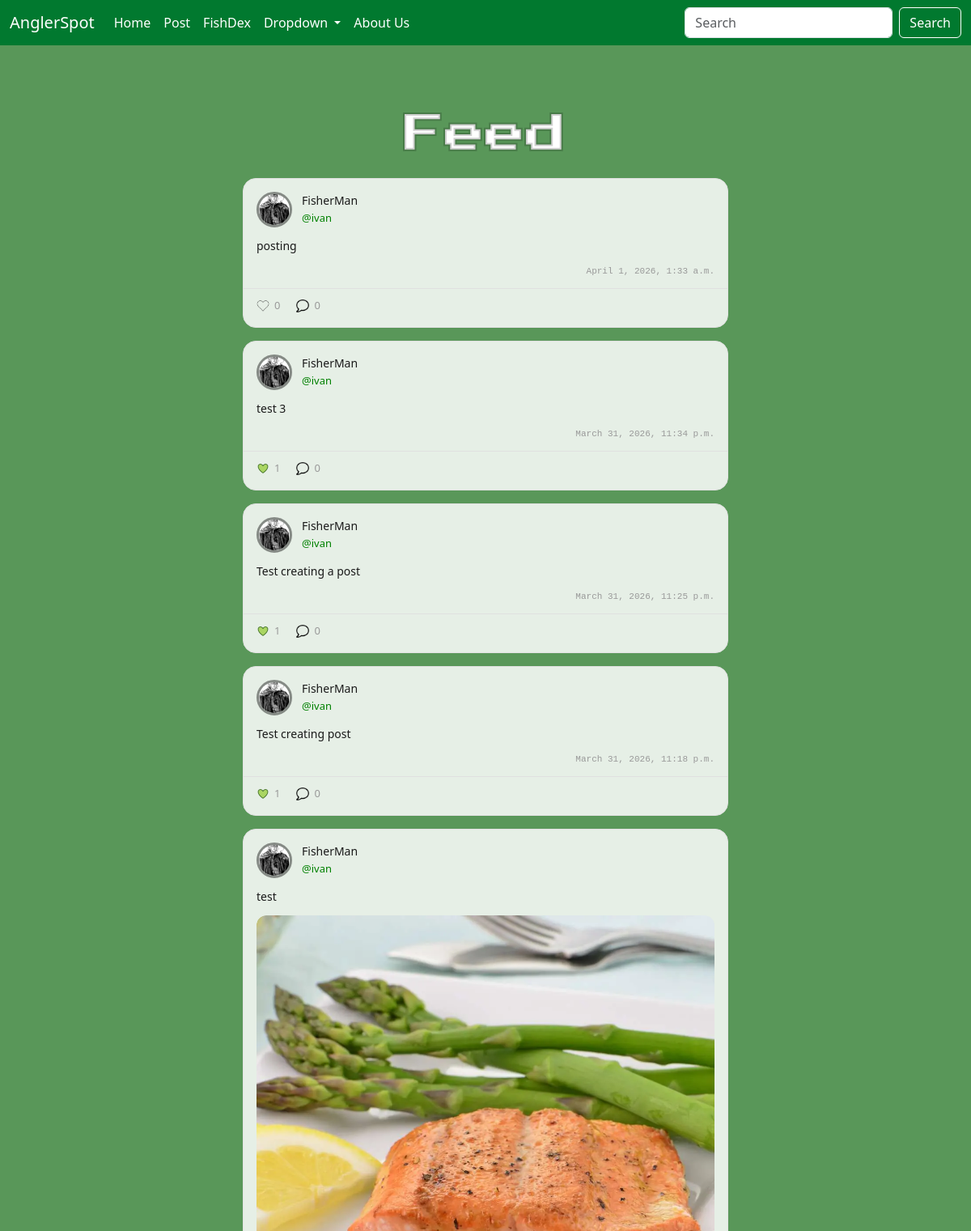
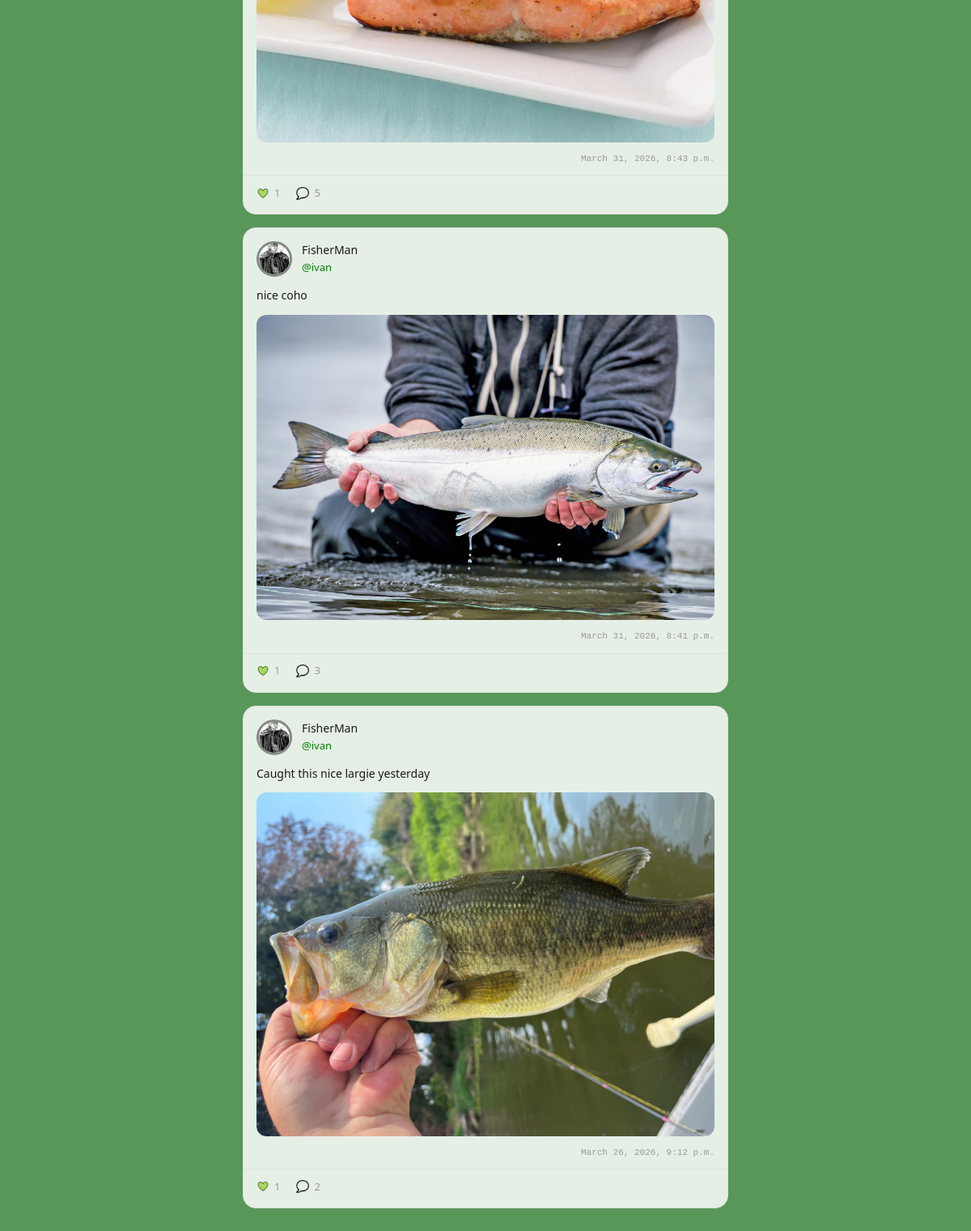
Page / (signed in) on the committed database (2 pictures, top to bottom).
### angler/models/post.py (models this page shows, shortened)
class Post(models.Model):
    user = models.ForeignKey(User, on_delete=models.CASCADE)
    text = models.TextField()
    created_date = models.DateTimeField(auto_now=True)
    image = models.ImageField (upload_to='post_img/', blank=True)
    @property
    def like_count(self):
        likes = Like.objects.filter(post=self).count()
        return likes
    @property
    def comment_count(self):
        comments = Comment.objects.filter(post=self).count()
        return comments

### angler/models/user.py (models this page shows, shortened)
class User(AbstractUser):
    is_private = models.BooleanField(default=False)
    points = models.PositiveIntegerField(default=0) #previous idea have a cap on points validators=[MaxValueValidator(5000)]
    @property
    def get_profile_name(self):
        return Profile.objects.get(user=self).profile_name
    def get_profile_image(self):
        return Profile.objects.get(user=self).profile_image

class Profile(models.Model):
    user = models.OneToOneField(User, on_delete=models.CASCADE)
    profile_image = models.ImageField(default='default_profile_img.jpg', upload_to='profile_img/', null=False, blank=True)
    profile_name = models.CharField(max_length=16, blank=True)
    bio = models.TextField(max_length=500, blank=True)

### angler/views/main_feed.py (the view)
# urls.py: path('', MainFeedView.as_view(), name='home_feed'),
class MainFeedView(LoginRequiredMixin, View):
    login_url = '/login/'
    def get(self, request):
        posts = Post.objects.order_by('-created_date')
        comment_form = PostCommentForm()
        liked_post_ids = set(Like.objects.filter(user=request.user).values_list('post_id', flat=True))
        context = {
            'posts': posts,
            'liked_post_ids':liked_post_ids,
            'comment_form':comment_form
        }
        return render(request, 'angler/main_feed.html', context)

### angler/forms/post.py
class PostCommentForm(forms.ModelForm):
    class Meta:
        model = Comment
        fields = ('text',)
        widgets = {
            'text': forms.Textarea(attrs={'placeholder':'Enter your reply here...'})
        }
        labels = {
            'text':''
        }

### angler/templates/angler/main_feed.html (shortened to what this page needs)
{% extends 'angler/base.html'%}
{% block content %}
<div class="title-row">
    <h2 class="section-title-feed">Feed</h2>
</div>
<div class="feed-container">
    {% for post in posts %}
    <a href="{% url 'post_detail' post_id=post.id %}" class="post-link">
        <div class="post-card">
            <div class="post-header">
                <img class="post-avatar" src="{{ post.user.get_profile_image.url }}" alt="{{ post.user.username }}" />
                <div class="post-header-right">
                    <div class="post-name-row">
                        <span class="post-profilename">{{ post.user.get_profile_name }}</span>
                        <span class="post-username">@{{ post.user.username }}</span>
                    </div>
                </div>
            </div>
            <div class="post-body">
                <p class="post-text">{{ post.text }}</p>
            </div>
            {% if post.image %}
            <div class="post-media">
                <img class="post-image" src="{{ post.image.url }}" alt="post image" />
            </div>
            {% endif %}
            <span class="post-timestamp">{{ post.created_date }}</span>
            <div class="post-footer">
                <div class="post-stat">
                        {% if post.id in liked_post_ids %}
                            <img src="{{ MEDIA_URL }}like_img/liked.png" alt="likes" class="stat-icon"/>
                        {% else %}
                            <img src="{{ MEDIA_URL }}like_img/not_liked.png" alt="likes" class="stat-icon"/>
                        {% endif %}
                        <span class="stat-count">{{ post.like_count }}</span>
                        </div>
                <div class="post-stat">
                    <img src="{{ MEDIA_URL }}comment/comment_icon.png" alt="comments" class="stat-icon" />
                    <span class="stat-count">{{ post.comment_count }}</span>
                </div>
            </div>
        </div>
    </a>
    {% endfor %}
</div>
{% endblock %}

### angler/static/css/style.css (style rules this page uses)
a { text-decoration: none; color: green; }
img { background: transparent; }
.title-row { width: 80vw; margin: 10vh auto 12px; display: flex; align-items: center; justify-content: space-between; }
body { background-color: #599759; }
.feed-container { width: 50vw; margin: 0 auto 10vh; display: flex; flex-direction: column; gap: 16px; padding-top: 12px; }
.post-card { background-color: rgba(255, 255, 255, 0.85); border: 1.5px solid #e0e0e0; border-radius: 16px; padding: 16px; display: flex; flex-direction: column; gap: 12px; transition: border-color 0.15s; }
.post-username { font-size: 14px; font-weight: 500; color: #1a1a1a; }
.post-timestamp { font-size: 11px; color: #999; font-family: monospace; }
.post-media { width: 100%; border-radius: 12px; overflow: hidden; }
.post-image { width: 100%; height: auto; max-height: 600px; object-fit: cover; display: block; border-radius: 12px; }
.post-body { display: flex; flex-direction: column; gap: 6px; width: 100%; align-items: flex-start; }
.post-text { font-size: 14px; color: #1a1a1a; line-height: 1.6; margin: 0; align-self: flex-start; }
.post-footer { display: flex; align-items: center; gap: 20px; }
.post-stat { display: flex; align-items: center; gap: 6px; }
.stat-icon { width: 16px; height: 16px; object-fit: contain; }
.stat-count { font-size: 13px; color: #999; }
.post-card { text-decoration: none; color: inherit; }
.post-link { display: flex; flex-direction: column; gap: 12px; text-decoration: none; color: inherit; cursor: pointer; }
.section-title-feed { width: 80vw; margin: 0; font-size: 50px; font-weight: 500; font-family: 'Press Start 2P'; color: #ffffff; -webkit-text-stroke: 4px #0000002f; text-align: center; }
.post-header { display: flex; align-items: flex-start; gap: 12px; }
.post-avatar { width: 44px; height: 44px; border-radius: 50%; object-fit: cover; flex-shrink: 0; border: 3px solid #0000006c; box-shadow: inset 0px 4px 10px rgba(0, 0, 0, 0.158); }
.post-header-right { display: flex; flex-direction: column; gap: 4px; width: 100%; }
.post-name-row { display: flex; flex-direction: column; gap: 2px; }
.post-profilename { font-size: 14px; font-weight: 500; color: #1a1a1a; }
.post-username { font-size: 13px; color: green; }
.post-timestamp { font-size: 11px; color: #999; font-family: monospace; align-self: flex-end; }

### rows in the picture
Post: user.get_profile_image (picture), user.get_profile_name "FisherMan", user.username "ivan", text "posting", created_date "April 1, 2026, 1:33 a.m.", like_count "0", comment_count "0"
Post: user.get_profile_image (picture), user.get_profile_name "FisherMan", user.username "ivan", text "test 3", created_date "March 31, 2026, 11:34 p.m.", like_count "1", comment_count "0"
Post: user.get_profile_image (picture), user.get_profile_name "FisherMan", user.username "ivan", text "Test creating a post", created_date "March 31, 2026, 11:25 p.m.", like_count "1", comment_count "0"
Post: user.get_profile_image (picture), user.get_profile_name "FisherMan", user.username "ivan", text "Test creating post", created_date "March 31, 2026, 11:18 p.m.", like_count "1", comment_count "0"
Post: user.get_profile_image (picture), user.get_profile_name "FisherMan", user.username "ivan", text "test", image (picture), created_date "March 31, 2026, 8:43 p.m.", like_count "1", comment_count "5"
Post: user.get_profile_image (picture), user.get_profile_name "FisherMan", user.username "ivan", text "nice coho", image (picture), created_date "March 31, 2026, 8:41 p.m.", like_count "1", comment_count "3"
Post: user.get_profile_image (picture), user.get_profile_name "FisherMan", user.username "ivan", text "Caught this nice largie yesterday", image (picture), created_date "March 26, 2026, 9:12 p.m.", like_count "1", comment_count "2"
